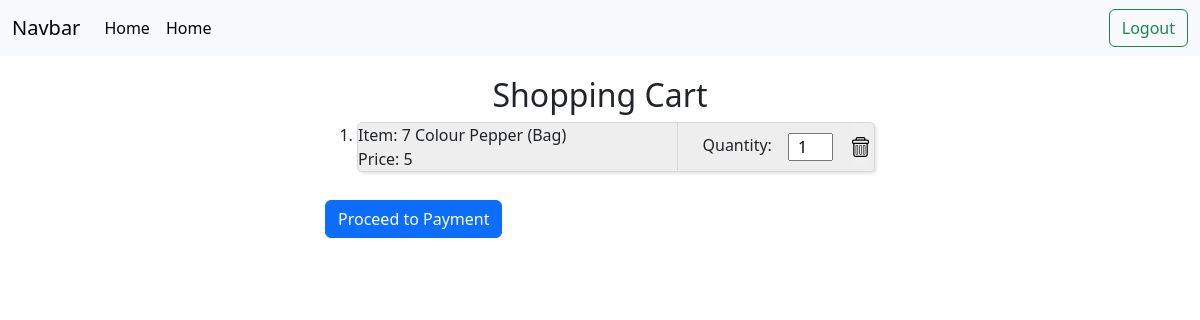
Page /cart (signed in) on the committed database.
### tables this page shows
CREATE TABLE shopping_cart (
    cart_id INTEGER PRIMARY KEY AUTOINCREMENT,
    user_id INTEGER NOT NULL,
    product_id INTEGER NOT NULL,
    product_name varchar(100) NOT NULL,
    product_quantity INTEGER NOT NULL,
    product_price INTEGER NOT NULL,
    time_created DATETIME DEFAULT CURRENT_TIMESTAMP,
    FOREIGN KEY (user_id) REFERENCES users(user_id)
);

### app.py (the view)
@app.route('/cart', methods=['GET', 'POST'])
def cart():
    try:
        if request.method == 'POST' and session['login_status'] == 1:
            product_id = request.form['product_id']
            product_name = request.form['product_name']
            product_price = request.form['product_price']
            user_id = session['user_id']
            try:
                conn = get_db_connection()
                product = conn.execute('SELECT * FROM shopping_cart WHERE user_id = ? AND product_id = ?', (user_id, product_id)).fetchone()
                if product is not None:
                    conn.execute('UPDATE shopping_cart SET product_quantity = product_quantity + 1 WHERE user_id = ? AND product_id = ?', (user_id, product_id))
                    conn.commit()
                    conn.close()
                else:
                    conn.execute('INSERT INTO shopping_cart (user_id, product_id, product_name, product_price, product_quantity) VALUES (?, ?, ?, ?, ?)',
                                (user_id, product_id, product_name, product_price, 1))
                    conn.commit()
                    conn.close()
                return redirect('/')
            except Exception as e:
                print(str(e))
                return render_template('index.html')
        elif request.method == 'GET':
            conn = get_db_connection()
            shopping_cart = conn.execute('SELECT * FROM shopping_cart WHERE user_id = ?', (session['user_id'],)).fetchall()
            conn.close()
            return render_template('cart.html', shopping_cart=shopping_cart)
    except:
        return redirect('/login')

### app.py (called while the page is built)
def get_db_connection():
    conn = sqlite3.connect('sql_database.db')
    conn.row_factory = sqlite3.Row
    return conn

### templates/cart.html (shortened to what this page needs)
{% extends 'base.html' %}
{% block body %}
<main class="container-fluid main-cart-container">
  <h2>Shopping Cart</h2>
  <div class="shopping-cart-list">
    <ol>
      {% for item in shopping_cart %}
      <li>
        <div class="product-box-flex">
          <div class="product-box-description">
            <div class="product-name" id="item_name">
              Item: {{ item.product_name }}
            </div>
            <div class="product-price" id="product_price">
              Price: {{ item.product_price }}
            </div>
          </div>
          <div class="product-box-quantity">
            <div class="product-quantity">
              <div class="quantity-attribute-name">
                Quantity:
              </div>
              <div class="quantity-dynamic">
                <form action="/cart_update" method="POST">
                  <input class="quantity" type="number" name="quantity" id="quantity" min="1" max="99"
                    value="{{ item.product_quantity }}">
                </form>
              </div>
            </div>
          </div>
          <div class="delete-cart-container">
            <form class="delete-cart-form" action="/cart_delete" method="POST">
              <button class="delete-cart-button">
                <img src="/static/css/icons/trash.svg" alt="delete-cart-image" class="delete-cart-image">
              </button>
            </form>
          </div>
        </div>
      </li>
      {% endfor %}
    </ol>
    <div>
      <a href="/payment" class="btn btn-primary" id="cart">Proceed to Payment</a>
    </div>
  </div>
</main>
{% endblock %}

### static/css/main.css (style rules this page uses)
* { margin: 0; padding: 0; }
body, html { height: 100%; font-family: sans-serif; }
.main-cart-container { display: flex; flex-direction: column; align-items: center; }
.shopping-cart-list { display: flex; flex-direction: column; width: 550px; }
.product-box-flex { display: flex; flex-direction: row; margin-bottom: 12px; border: solid; border-width: 1px; border-radius: 5px; border-color: rgb(216, 216, 216); background-color: rgb(238, 238, 238); box-shadow: 2px 2px 3px rgba(0, 0, 0, 0.1); }
.product-box-description { flex: 1; }
.product-box-quantity { display: flex; width: 175px; align-items: center; border-left: solid; border-width: 1px; border-color: rgb(216, 216, 216); padding-left: 10px; }
.product-quantity { display: flex; flex-direction: row; }
.quantity-attribute-name { width: 100px; padding-left: 15px; }
.quantity-dynamic { display: flex; justify-content: right; align-items: right; text-align: right; }
.quantity { width: 45px; text-align: center; }
.delete-cart-container, .delete-user-container { display: flex; justify-content: center; padding-bottom: 5px; padding-right: 5px; }
.delete-cart-form, .delete-user-form { display: flex; justify-content: center; }
.delete-cart-button, .delete-user-button { border: none; }
.delete-cart-image, .delete-user-image { height: 20px; }

### rows in the picture
shopping_cart: product_name "7 Colour Pepper (Bag)", product_price "5", quantity "1"
